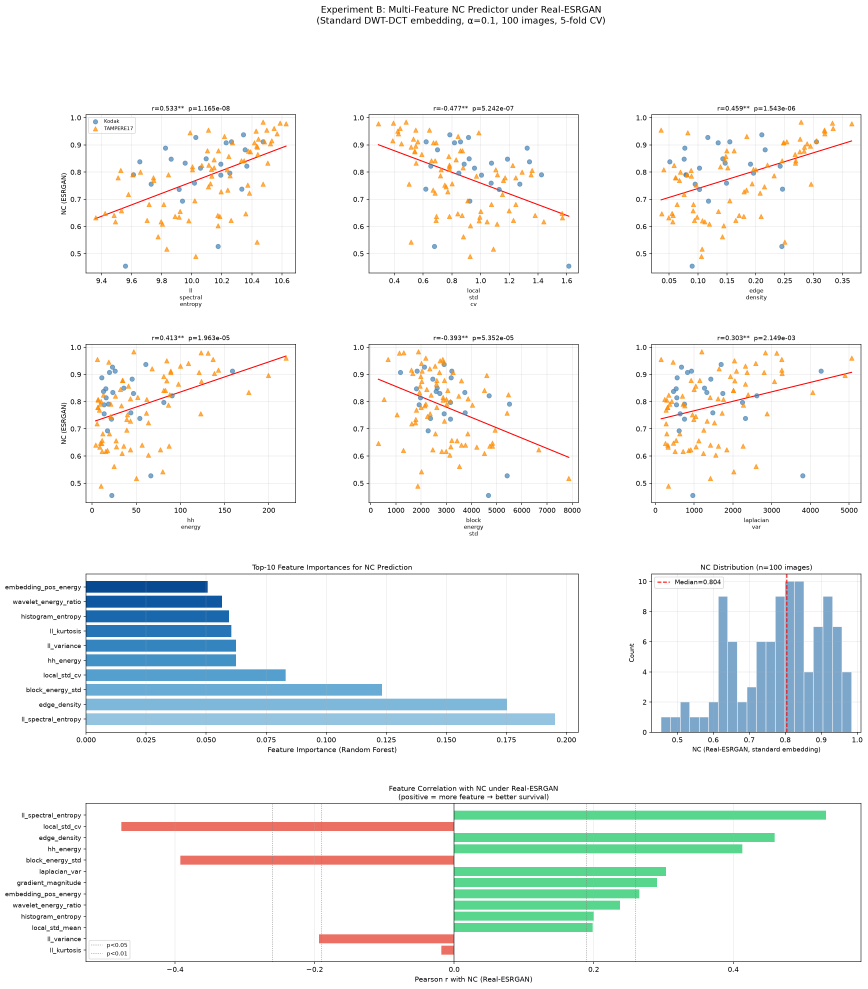
#> input picture experiments/exp_B_nc_predictor/outputs/B_nc_predictor.png, 2603 x 2965 px (shown at 1/3 size)
$ python -i run.py   (imports and definitions only)   (older library calls are emulated)
#> lines starting #> are read from the running program, lines starting #| are printed output that depends on the picture
"""
Experiment B: Multi-Feature NC Predictor

HYPOTHESIS:
    Per-image NC under Real-ESRGAN can be predicted from image statistics
    computed BEFORE watermark embedding, enabling a "robustness-aware
    watermarking" workflow where difficult images are identified in advance.

    Prior work: texture_complexity.csv used 3 features and achieved r=0.305
    (Laplacian variance). We extend to 12+ features across multiple domains.

SCIENTIFIC VALUE: MEDIUM-HIGH
    - Practical contribution: predicting NC before embedding
    - Reveals which image properties govern AI-attack robustness
    - Enables robustness-aware embedding strength selection
    - Addresses the "why do some images retain watermarks while others fail?" question

MODIFICATIONS FROM BASELINE:
    - NEW file; reads original images directly (not frozen results)
    - Does NOT modify any frozen source file
    - Reads:  data/original_images/
              results/metrics.csv
    - Writes: experiments/exp_B_nc_predictor/outputs/

DESIGN NOTE:
    We focus on features of the ORIGINAL (pre-watermark) image since that's
    what a practitioner would have. Features computed on watermarked images
    would not be available in a blind deployment scenario.
"""

import sys
import os
sys.path.insert(0, os.path.dirname(os.path.dirname(os.path.dirname(os.path.abspath(__file__)))))

import numpy as np
import pandas as pd
import cv2
import pywt
from scipy.fftpack import dct as scipy_dct
from scipy.stats import pearsonr, spearmanr, entropy as scipy_entropy
from scipy.signal import wiener
import warnings
# [1 line not run here, left out]

import matplotlib
# [1 line not run here, left out]
import matplotlib.pyplot as plt
from matplotlib.gridspec import GridSpec

_ROOT = os.path.dirname(os.path.dirname(os.path.dirname(os.path.abspath(__file__))))
OUT_DIR = os.path.join(os.path.dirname(os.path.abspath(__file__)), "outputs")
# [1 line not run here, left out]

IMAGES_DIR  = os.path.join(_ROOT, "data", "original_images")
METRICS_CSV = os.path.join(_ROOT, "results", "metrics.csv")
ALPHA_TARGET = 0.1

# ── Feature extraction ─────────────────────────────────────────────────────────

def _rgb_to_y(img_rgb):
    img = img_rgb.astype(np.float64)
    return 0.299 * img[..., 0] + 0.587 * img[..., 1] + 0.114 * img[..., 2]


def _dct2(block):
    return scipy_dct(scipy_dct(block.T, norm="ortho").T, norm="ortho")


def feature_laplacian_var(gray_u8):
    """Sharpness/texture proxy via Laplacian variance."""
    lap = cv2.Laplacian(gray_u8.astype(np.float64), cv2.CV_64F)
    return float(lap.var())


def feature_wavelet_energy_ratio(img_rgb, wavelet="haar"):
    """
    Ratio of detail subband energy to approximation subband energy.

    High ratio → rich high-frequency structure.
    Low ratio  → smooth image where ESRGAN will add more texture.
    """
    y = _rgb_to_y(img_rgb)
    LL, (LH, HL, HH) = pywt.dwt2(y, wavelet)
    ll_energy  = float(np.sum(LL ** 2))
    det_energy = float(np.sum(LH ** 2) + np.sum(HL ** 2) + np.sum(HH ** 2))
    return det_energy / max(ll_energy, 1e-9)


def feature_hh_energy(img_rgb, wavelet="haar"):
    """Energy of HH (diagonal detail) subband — high-frequency texture."""
    y = _rgb_to_y(img_rgb)
    _, (_, _, HH) = pywt.dwt2(y, wavelet)
    return float(np.mean(HH ** 2))


def feature_ll_spectral_entropy(img_rgb, wavelet="haar"):
    """
    Entropy of the normalized DCT coefficient magnitudes in the LL subband.
    Measures distributional complexity; high entropy → more uniform DCT distribution.
    """
    y = _rgb_to_y(img_rgb)
    LL, _ = pywt.dwt2(y, wavelet)
    rows, cols = LL.shape
    coeffs = []
    for br in range(0, (rows // 8) * 8, 8):
        for bc in range(0, (cols // 8) * 8, 8):
            block = LL[br:br+8, bc:bc+8]
            dct_b = np.abs(_dct2(block)).flatten()
            coeffs.extend(dct_b[1:].tolist())  # exclude DC
    coeffs = np.array(coeffs)
    coeffs = coeffs / (coeffs.sum() + 1e-9)
    return float(scipy_entropy(coeffs + 1e-12))


def feature_edge_density(gray_u8):
    """Canny edge pixel fraction."""
    edges = cv2.Canny(gray_u8, 50, 150)
    return float(edges.sum()) / (edges.size * 255.0)


def feature_local_std_mean(gray_u8, ksize=8):
    """Mean local standard deviation over ksize×ksize blocks — local texture measure."""
    img = gray_u8.astype(np.float64)
    h, w = img.shape
    stds = []
    for r in range(0, (h // ksize) * ksize, ksize):
        for c in range(0, (w // ksize) * ksize, ksize):
            stds.append(img[r:r+ksize, c:c+ksize].std())
    return float(np.mean(stds))


def feature_local_std_cv(gray_u8, ksize=8):
    """Coefficient of variation of local stds — measures texture heterogeneity."""
    img = gray_u8.astype(np.float64)
    h, w = img.shape
    stds = []
    for r in range(0, (h // ksize) * ksize, ksize):
        for c in range(0, (w // ksize) * ksize, ksize):
            stds.append(img[r:r+ksize, c:c+ksize].std())
    stds = np.array(stds)
    return float(stds.std() / max(stds.mean(), 1e-9))


def feature_gradient_magnitude(gray_u8):
    """Mean gradient magnitude (Sobel) — edges and texture strength."""
    img = gray_u8.astype(np.float64)
    gx = cv2.Sobel(img, cv2.CV_64F, 1, 0, ksize=3)
    gy = cv2.Sobel(img, cv2.CV_64F, 0, 1, ksize=3)
    return float(np.sqrt(gx**2 + gy**2).mean())


def feature_histogram_entropy(gray_u8):
    """Shannon entropy of normalized pixel histogram — global tonal complexity."""
    hist = cv2.calcHist([gray_u8], [0], None, [256], [0, 256]).flatten()
    hist = hist / hist.sum()
    return float(scipy_entropy(hist + 1e-12))


def feature_ll_variance(img_rgb, wavelet="haar"):
    """Variance of LL subband pixel values — overall energy in approximation."""
    y = _rgb_to_y(img_rgb)
    LL, _ = pywt.dwt2(y, wavelet)
    return float(np.var(LL))


def feature_ll_kurtosis(img_rgb, wavelet="haar"):
    """
    Kurtosis of LL subband pixel distribution.
    High kurtosis → heavy tails → fewer dominant features, more flat regions.
    """
    from scipy.stats import kurtosis
    y = _rgb_to_y(img_rgb)
    LL, _ = pywt.dwt2(y, wavelet)
    return float(kurtosis(LL.flatten()))


def feature_mean_block_energy_std(img_rgb, wavelet="haar"):
    """
    Std of mean DCT energy per 8×8 LL block.
    Measures how heterogeneous the frequency energy is across blocks.
    High std → some blocks have much more energy than others.
    """
    y = _rgb_to_y(img_rgb)
    LL, _ = pywt.dwt2(y, wavelet)
    rows, cols = LL.shape
    energies = []
    for br in range(0, (rows // 8) * 8, 8):
        for bc in range(0, (cols // 8) * 8, 8):
            block = LL[br:br+8, bc:bc+8]
            energies.append(np.var(block))
    return float(np.std(energies))


def feature_embedding_position_energy(img_rgb, wavelet="haar"):
    """
    Mean absolute DCT value at embedding positions (4,1) and (1,4) across all blocks.
    Higher energy at embedding positions → larger natural margin → more robust embedding.
    """
    y = _rgb_to_y(img_rgb)
    LL, _ = pywt.dwt2(y, wavelet)
    rows, cols = LL.shape
    vals = []
    for br in range(0, (rows // 8) * 8, 8):
        for bc in range(0, (cols // 8) * 8, 8):
            block = LL[br:br+8, bc:bc+8]
            dct_b = _dct2(block)
            vals.append((abs(dct_b[4, 1]) + abs(dct_b[1, 4])) / 2.0)
    return float(np.mean(vals))


def extract_features(img_path):
    """Extract all features from a single image."""
#> called with img_path = 'outputs/B_nc_predictor.png'
    bgr = cv2.imread(img_path, cv2.IMREAD_COLOR)
#> bgr is the input picture: shape (2965, 2603, 3); mean B, G, R 243, 243.3, 239.9
    if bgr is None:
        return None

    rgb = cv2.cvtColor(bgr, cv2.COLOR_BGR2RGB).astype(np.float64)
    # Resize to match pipeline (512×512)
    rgb_512 = cv2.resize(rgb, (512, 512), interpolation=cv2.INTER_AREA)
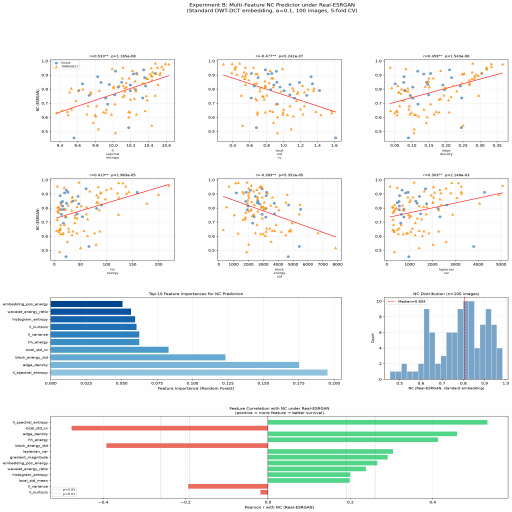
#> rgb_512: shape (512, 512, 3) float64; mean R, G, B 239.9, 243.3, 243; drawn with min black and max white
    gray_u8 = cv2.cvtColor(rgb_512.astype(np.uint8), cv2.COLOR_RGB2GRAY)

    return {
        "laplacian_var":         feature_laplacian_var(gray_u8),
        "wavelet_energy_ratio":  feature_wavelet_energy_ratio(rgb_512),
        "hh_energy":             feature_hh_energy(rgb_512),
        "ll_spectral_entropy":   feature_ll_spectral_entropy(rgb_512),
        "edge_density":          feature_edge_density(gray_u8),
        "local_std_mean":        feature_local_std_mean(gray_u8),
        "local_std_cv":          feature_local_std_cv(gray_u8),
        "gradient_magnitude":    feature_gradient_magnitude(gray_u8),
        "histogram_entropy":     feature_histogram_entropy(gray_u8),
        "ll_variance":           feature_ll_variance(rgb_512),
        "ll_kurtosis":           feature_ll_kurtosis(rgb_512),
        "block_energy_std":      feature_mean_block_energy_std(rgb_512),
        "embedding_pos_energy":  feature_embedding_position_energy(rgb_512),
    }
#> in feature_laplacian_var, `lap = cv2.Laplacian(gray_u8.astype(np.float64), cv2.CV_64F)`:
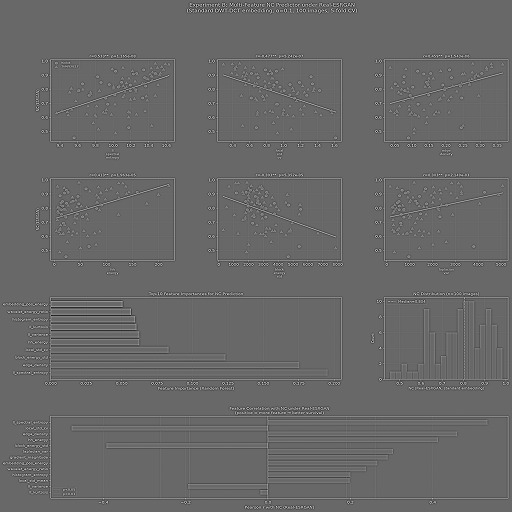
#> lap: shape (512, 512) float64; min -431, max 620, mean 0; drawn with min black and max white
#> in _rgb_to_y, `return 0.299 * img[..., 0] + 0.587 * img[..., 1] + 0.114 * img[..., 2]`:
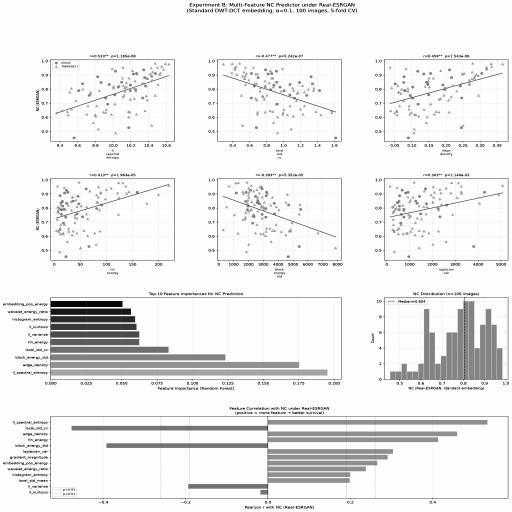
#> returned value: shape (512, 512) float64; min 56.26, max 255, mean 242.3; drawn with min black and max white
#> in feature_wavelet_energy_ratio, `LL, (LH, HL, HH) = pywt.dwt2(y, wavelet)`:
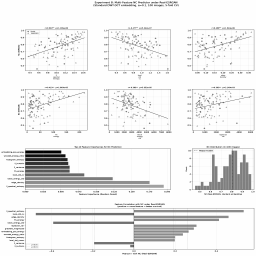
#> LL: shape (256, 256) float64; min 124.7, max 510, mean 484.5; drawn with min black and max white
#> in feature_wavelet_energy_ratio, `LL, (LH, HL, HH) = pywt.dwt2(y, wavelet)`:
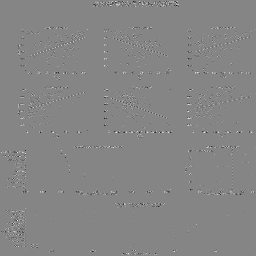
#> HH: shape (256, 256) float64; min -121.9, max 110.2, mean 0; drawn with min black and max white
#> in feature_wavelet_energy_ratio, `ll_energy  = float(np.sum(LL ** 2))`: ll_energy = 1.56e+10
#> in feature_wavelet_energy_ratio, `det_energy = float(np.sum(LH ** 2) + np.sum(HL ** 2) + np.sum(HH ** 2))`: det_energy = 46748923.6
#> after the loop in feature_ll_spectral_entropy, `for br in range(0, (rows // 8) * 8, 8):`: coeffs = 64512 items
#> in feature_edge_density, `edges = cv2.Canny(gray_u8, 50, 150)`:
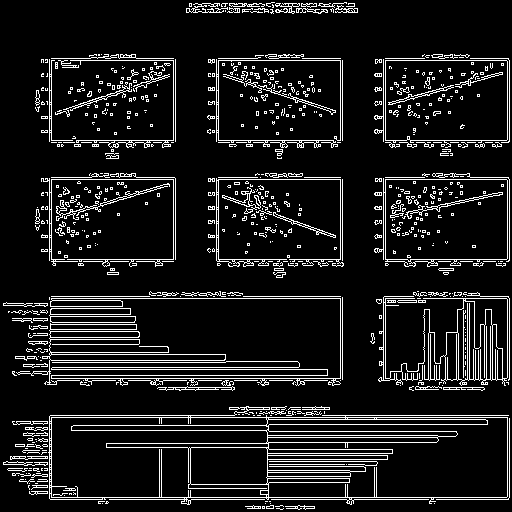
#> edges: shape (512, 512); 10.5% white in thin lines or dots
#> after the loop in feature_local_std_mean, `for r in range(0, (h // ksize) * ksize, ksize):`: stds = 4096 values, max 89.11 at index 2381, min 0 at index 192, mean 13.93
#> in feature_gradient_magnitude, `gy = cv2.Sobel(img, cv2.CV_64F, 0, 1, ksize=3)`:
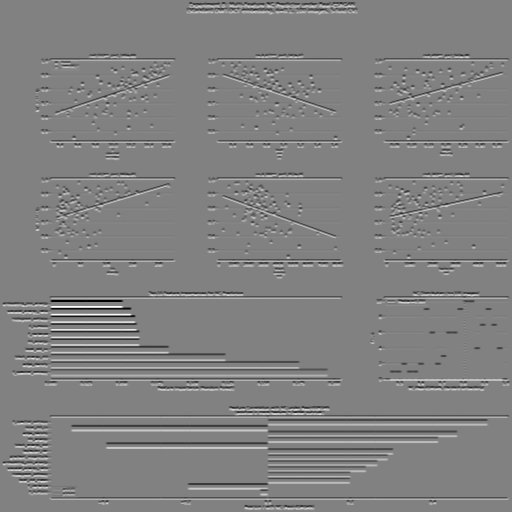
#> gy: shape (512, 512) float64; min -775, max 752, mean 0; drawn with min black and max white
#> in feature_histogram_entropy, `hist = cv2.calcHist([gray_u8], [0], None, [256], [0, 256]).flatten()`: hist = 256 values, max 196262 at index 255, min 0 at index 0, mean 1024
#> in feature_histogram_entropy, `hist = hist / hist.sum()`: hist = 256 values, max 0.749 at index 255, min 0 at index 0, mean 0.00391
#> after the loop in feature_mean_block_energy_std, `for br in range(0, (rows // 8) * 8, 8):`: energies = 1024 values, max 17906.6 at index 648, min 2.12e-12 at index 936, mean 1545.1
#> after the loop in feature_embedding_position_energy, `for br in range(0, (rows // 8) * 8, 8):`: vals = 1024 values, max 133.6 at index 431, min 3.75e-16 at index 535, mean 12.74


# ── Main analysis ──────────────────────────────────────────────────────────────

# [311 lines left out: functions build_feature_table, univariate_analysis, multivariate_analysis, plot_results, write_summary, main, not called in this run]


# [2 lines not run here, left out]

>>> result = extract_features('outputs/B_nc_predictor.png')
#> result = 13 items
